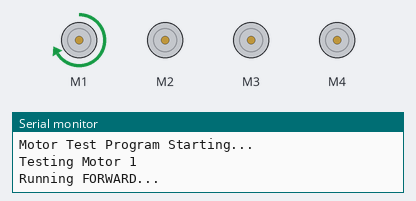
This sketch was run on a simulated Arduino Uno, built with avr-gcc and run on an emulated ATmega328P. On the bench: 4 × DC motor (green arrow = forward, orange = backward, longer = faster), the last lines printed to the serial monitor.

Above: at 2.1 s.
At 8.1 s:
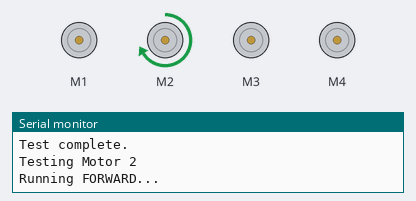
At 14.1 s:
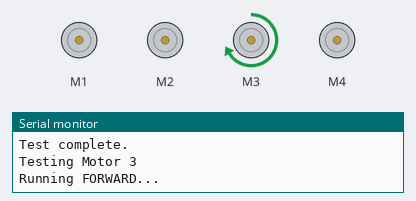
At 20.1 s:
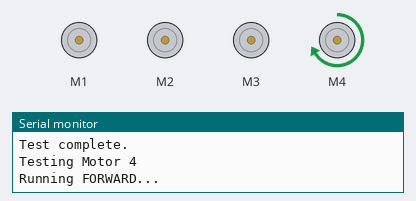
At 25.1 s:
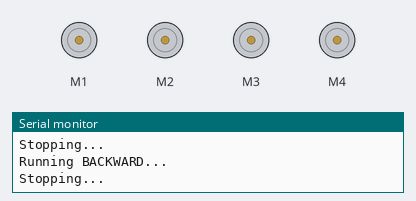
At 34.1 s:
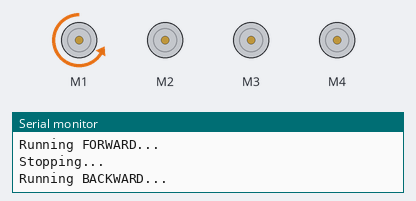
Timing chart, 0 to 40.0 s (numbered marks = the images above):
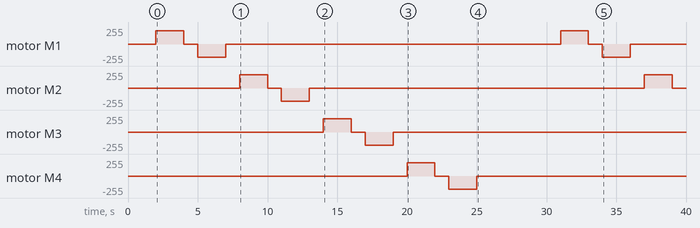

The sketch:

testmotor.ino
```cpp
#include <AFMotor.h>

AF_DCMotor motor1(1, MOTOR12_1KHZ);
AF_DCMotor motor2(2, MOTOR12_1KHZ);
AF_DCMotor motor3(3, MOTOR34_1KHZ);
AF_DCMotor motor4(4, MOTOR34_1KHZ);

void testMotor(AF_DCMotor &motor, const char *motorName) {
    Serial.print("Testing ");
    Serial.println(motorName);

    // Chạy tiến
    Serial.println("Running FORWARD...");
    motor.run(FORWARD);
    motor.setSpeed(200);
    delay(2000); // Chạy trong 2 giây

    // Dừng
    Serial.println("Stopping...");
    motor.run(RELEASE);
    delay(1000); // Dừng 1 giây

    // Chạy lùi
    Serial.println("Running BACKWARD...");
    motor.run(BACKWARD);
    motor.setSpeed(200);
    delay(2000); // Chạy trong 2 giây

    // Dừng
    Serial.println("Stopping...");
    motor.run(RELEASE);
    delay(1000); // Dừng 1 giây

    Serial.println("Test complete.\n");
}

void setup() {
    Serial.begin(9600);
    Serial.println("Motor Test Program Starting...");
    delay(2000); // Đợi để khởi động
}

void loop() {
    // Kiểm tra từng động cơ
    testMotor(motor1, "Motor 1");
    testMotor(motor2, "Motor 2");
    testMotor(motor3, "Motor 3");
    testMotor(motor4, "Motor 4");

    // Lặp lại sau một khoảng thời gian
    Serial.println("All motors tested. Restarting in 5 seconds...\n");
    delay(5000);
}
```

Measured:
- by itself, motor M3: stopped → forward 200/255 at 14.0 s, → stopped 2.0 s later, → backward 200/255 1.0 s later, → stopped 2.0 s later
- by itself, motor M4: stopped → forward 200/255 at 20.0 s, → stopped 2.0 s later, → backward 200/255 1.0 s later, → stopped 2.0 s later
- by itself, motor M1: stopped → forward 200/255 at 2.0 s, → stopped 2.0 s later, → backward 200/255 1.0 s later, → stopped 2.0 s later, … (8 changes in this stretch)
- by itself, motor M2: stopped → forward 200/255 at 8.0 s, → stopped 2.0 s later, → backward 200/255 1.0 s later, → stopped 2.0 s later, … (6 changes in this stretch)
